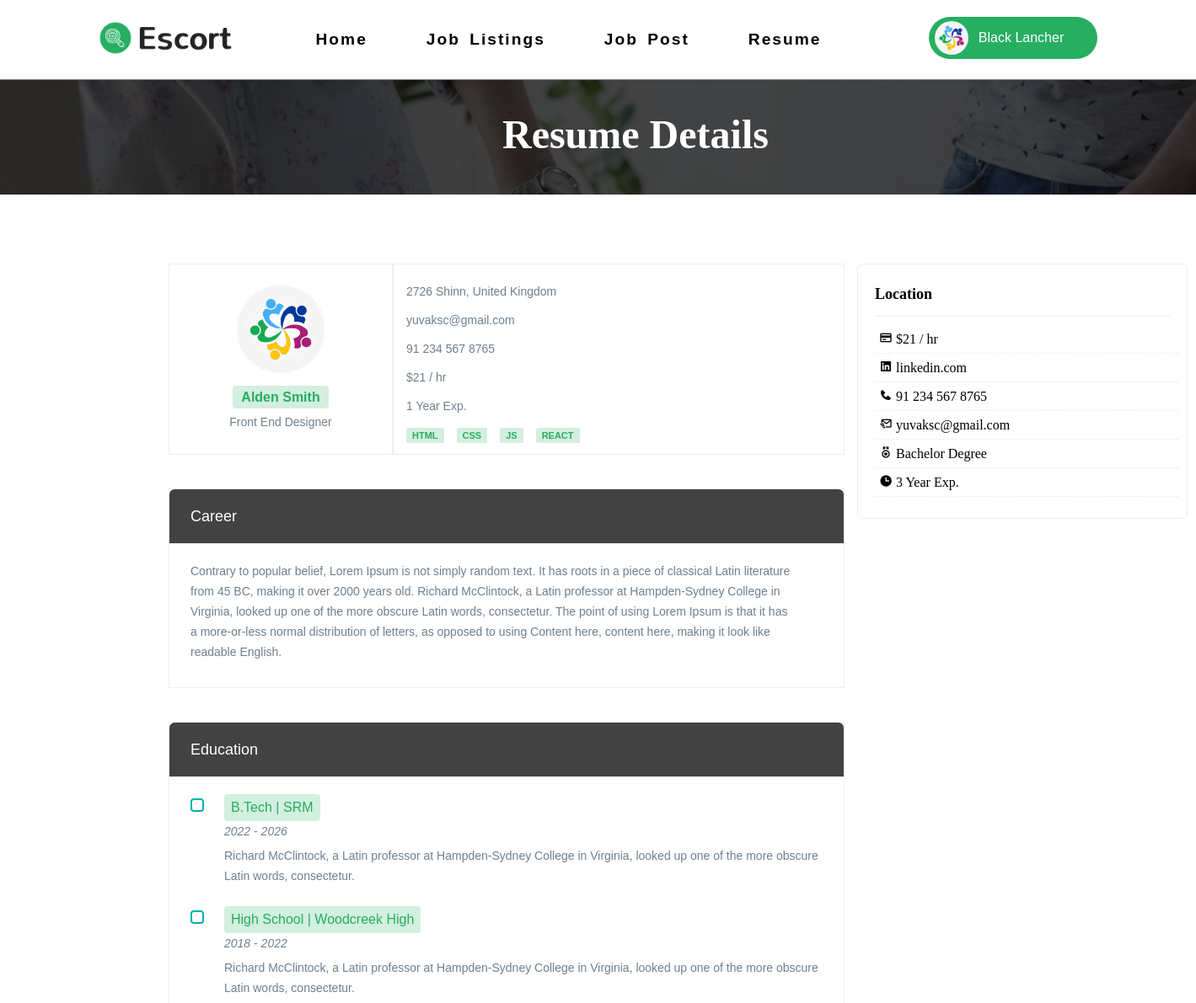
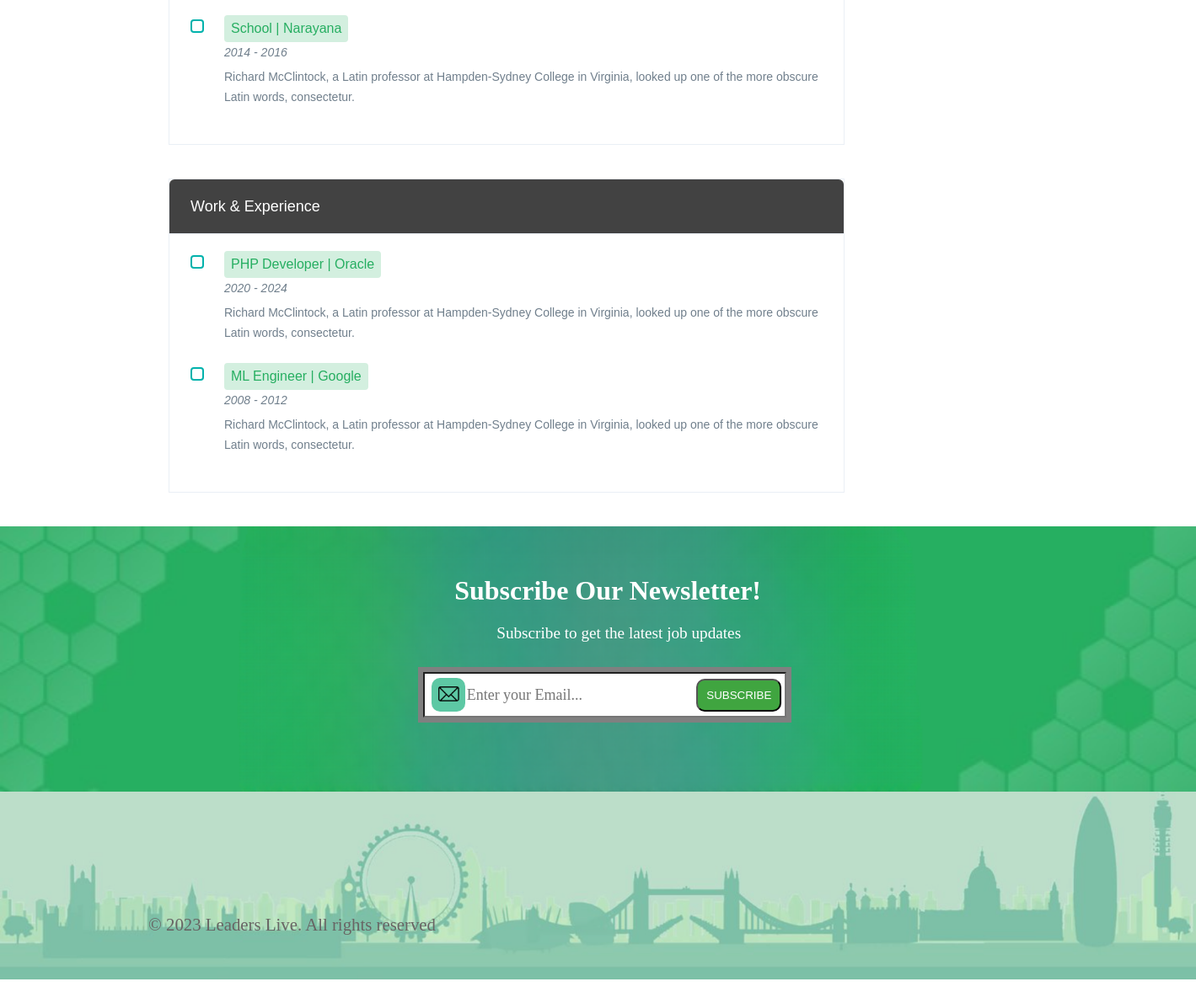
Page /webProj/resume-detail.php (signed in) on the committed database (2 pictures, top to bottom).
### tables this page shows
CREATE TABLE `user_form` (
  `id` int(100) NOT NULL,
  `name` varchar(100) NOT NULL,
  `email` varchar(100) NOT NULL,
  `password` varchar(100) NOT NULL,
  `image` varchar(100) NOT NULL
);

CREATE TABLE `resume` (
  `EmployeeID` int(11) NOT NULL,
  `FirstName` varchar(50) DEFAULT NULL,
  `LastName` varchar(50) DEFAULT NULL,
  `Email` varchar(100) DEFAULT NULL,
  `Phone` varchar(20) DEFAULT NULL,
  `Designation` varchar(50) DEFAULT NULL,
  `Category` varchar(50) DEFAULT NULL,
  `Experience` int(11) DEFAULT NULL,
  `JobType` varchar(50) DEFAULT NULL,
  `ExpectPackage` varchar(50) DEFAULT NULL,
  `Skills` text DEFAULT NULL,
  `Career` text DEFAULT NULL,
  `Birth` date DEFAULT NULL,
  `Address` varchar(100) DEFAULT NULL,
  `City` varchar(50) DEFAULT NULL,
  `State` varchar(50) DEFAULT NULL,
  `Country` varchar(50) DEFAULT NULL,
  `ZipCode` varchar(20) DEFAULT NULL,
  `Facebook` varchar(100) DEFAULT NULL,
  `GooglePlus` varchar(100) DEFAULT NULL,
  `Twitter` varchar(100) DEFAULT NULL,
  `LinkedIn` varchar(100) DEFAULT NULL,
  `Pinterest` varchar(100) DEFAULT NULL,
  `Instagram` varchar(100) DEFAULT NULL,
  `userid` int(11) DEFAULT NULL
);

CREATE TABLE `education` (
  `EducationID` int(11) NOT NULL,
  `userid` int(11) DEFAULT NULL,
  `Degree` varchar(100) DEFAULT NULL,
  `Description` varchar(400) DEFAULT NULL,
  `DateFrom` int(11) DEFAULT NULL,
  `DateTo` int(11) DEFAULT NULL
);

CREATE TABLE `workexperience` (
  `ExperienceID` int(11) NOT NULL,
  `userid` int(11) DEFAULT NULL,
  `Designation` varchar(100) DEFAULT NULL,
  `Description` text DEFAULT NULL,
  `DateFrom` int(11) DEFAULT NULL,
  `DateTo` int(11) DEFAULT NULL
);

### webProj/resume-detail.php (the view, shortened to what this page needs)
<?php
include 'login/config.php';
$user_id = $_SESSION['user_id'];
$select = mysqli_query($conn, "SELECT * FROM user_form WHERE id = '$user_id'") or die('query failed');
if(mysqli_num_rows($select) > 0){
  $row1 = mysqli_fetch_assoc($select);
}
$sel = mysqli_query($conn, "SELECT * FROM resume WHERE userid = '$user_id'") or die('query failed');
if(mysqli_num_rows($sel) > 0){
  $res = mysqli_fetch_assoc($sel);
}
?>
<!DOCTYPE html>
<html lang="en">
<head>
    <link rel="stylesheet" href="./css/headfoot.css">
    <link rel="stylesheet" href="./css/resume-detail.css">
    <link href='https://unpkg.com/boxicons@2.1.4/css/boxicons.min.css' rel='stylesheet'>
</head>
<body>
    <header>
        <nav class="header-navbar header-navbar-active">
            <div class="header-container">
            <a href="#" class="header-logo">
                <img id='header-main-logo' src="./assets/images/logo-dark.png" alt="Logo">
            </a>
            <ul class="header-nav-links">
              <li><a class="header-a" href="test.php">Home</a></li>
              <li><a class="header-a" href="job-search.php">Job Listings</a></li>
              <li><a class="header-a" href="post-job.php">Job Post</a></li>
              <li><a class="header-a" href="resume-detail.php">Resume</a></li>
            </ul>
            <div class="auth-buttons">
              <a class="btn-signup" data-toggle="dropdown" href="signup.html" previewlistener="true">
                <img src="./login/uploaded_img/<?php echo $row1['image'] ?>" class="img-responsive img-circle" alt="">
                <p class="b"><?php echo $row1['name'] ?></p>
              </a>
            </div>
            </div>
        </nav>
    </header>
    <div>
        <img id='top-img' src="./assets/images/top.png">
        <h1 class="top-text">Resume Details</h1>
    </div>
    <br><br><br><br><br><br><br>
    <div class="left-matter">
            <div class="row">
                <div class="box-img"> <img src="login/uploaded_img/<?php echo $row1['image'] ?>" class="img-circle" alt="">
                <h4 class="meg-0">Alden Smith</h4><br>
                <span>Front End Designer</span>
                </div>
                <div class="user_job_detail">
                  <div class="mrg"> <i class="ti-loc"></i><?php echo $res['Address'] ?>, <?php echo $res['Country'] ?> </div>
                  <div class="mrg"> <i class="ti-email"></i><?php echo $res['Email'] ?></div>
                  <div class="mrg"> <i class="ti-mobile"></i><?php echo $res['Phone'] ?> </div>
                  <div class="mrg"> <i class="ti-cred"></i><?php echo $res['ExpectPackage'] ?></div>
                  <div class="mrg"> <i class="ti-shield"></i><?php echo $res['Experience'] ?> Year Exp. </div>
                  <div class="mrg">
                    <?php
                        $skills = $res['Skills'];
                        $skillsPoints = explode(',', $skills);
                        foreach ($skillsPoints as $point) {
                            $point = trim($point);
                            if (!empty($point)) {
                                echo '<span class="skill-tag">' . $point . '</span>';
                            }
                        }
                      ?>
                  </div>
                </div>
            </div>
    <div class="row">
        <div class="detail-wrapper-header">
          <h4>Career</h4>
        </div>
        <div class="detail-wrapper-body">
          <?php echo '<p>' . $res['Career'] . '</p>'?>
          </div>
    </div>
    <div class="row">
        <div class="detail-wrapper-header">
          <h4>Education</h4>
        </div>
        <div class="detail-wrapper-body">
          <?php
            $sel2 = mysqli_query($conn, "SELECT * FROM education WHERE userid = '$user_id'") or die('query failed');
            if(mysqli_num_rows($sel2) > 0){
              while ($row = mysqli_fetch_assoc($sel2)) {
                $degreeName = $row['Degree'];
                $desc = $row['Description'];
                $dateFrom = $row['DateFrom'];
                $dateTo = $row['DateTo'];
                echo '<div class="edu-history-info"> <i></i>
                    <div class="detail-info">
                      <h3>' . $degreeName . '</h3>
                      <i>' . $dateFrom . ' - ' . $dateTo . '</i>
                      <p>' . $desc . '</p>
                    </div>
                  </div>';
              }
            }
            ?>
        </div>
      </div>
    <div class="row">
      <div class="detail-wrapper-header">
        <h4>Work &amp; Experience</h4>
      </div>
      <div class="detail-wrapper-body">
      <?php
        $sel3 = mysqli_query($conn, "SELECT * FROM workexperience WHERE userid = '$user_id'") or die('query failed');
        if(mysqli_num_rows($sel3) > 0){
          while ($row = mysqli_fetch_assoc($sel3)) {
            $desig = $row['Designation'];
            $desc = $row['Description'];
            $dateFrom = $row['DateFrom'];
            $dateTo = $row['DateTo'];
            echo '<div class="edu-history-info"> <i></i>
                <div class="detail-info">
                  <h3>' . $desig . '</h3>
                  <i>' . $dateFrom . ' - ' . $dateTo . '</i>
                  <p>' . $desc . '</p>
                </div>
              </div>';
          }
        }
        ?>
      </div>
    </div>
  </div>
    <div class="right-matter">
      <div>
        <div class="widget-boxed">
          <div class="widget-boxed-header">
            <h4><i class="ti-location"></i>Location</h4>
          </div>
          <div class="widget-boxed-body">
            <div class="side-list">
              <ul>
                <li><i class='bx bx-credit-card' ></i>   <?php echo $res['ExpectPackage'] ?></li>
                <li><i class='bx bxl-linkedin-square' ></i>   <?php echo $res['LinkedIn'] ?></li>
                <li><i class='bx bxs-phone' ></i>   <?php echo $res['Phone'] ?></li>
                <li><i class='bx bx-mail-send'></i>   <?php echo $res['Email'] ?></li>
                <li><i class='bx bx-medal' ></i>   </i>Bachelor Degree</li>
                <li><i class='bx bxs-time' ></i>   3 Year Exp.</li>
              </ul>
            </div>
          </div>
        </div>
      </div>
    </div>
    <footer>
      <div class="subscribe">
        <div class="sub">
          <h1>Subscribe Our Newsletter!</h1>
          <p>Subscribe to get the latest job updates</p>
        </div>
        <img id = 'fimg1' src="assets/images/footback_cleanup.png">
        <div class="subscription-form">
          <img id = 'fimg3' class="fimgs" src="assets/images/mailimg.png">
          <input id='eml' type="email" placeholder="Enter your Email...">
          <button type="submit">SUBSCRIBE</button>
        </div>
      </div>
      <div class="foot">
        <img id = 'fimg2' class="fimgs" src="assets/images/footimg.png">
        <div class="foot-text fimgs">
          <p>© 2023 Leaders Live. All rights reserved</p>
        </div>
      </div>
    </footer>
</body>
</html>

### webProj/css/headfoot.css (style rules this page uses)
header { position: fixed; top: 0; width: 100%; z-index: 1000; }
.header-navbar { display: flex; padding: 20px; background-color: transparent; }
.header-container { display: flex; justify-content: space-around; align-items: center; width: 90%; margin: auto; }
.header-navbar .header-logo img { height: 40px; }
.header-nav-links { display: flex; list-style: none; }
.header-a { font-size: 1.2rem; letter-spacing: 2px; word-spacing: 4px; }
.header-nav-links li { margin-right: 70px; }
.header-navbar-active { background-color: white; transition: background-color 0.3s ease-in-out, border-color 0.2s ease; border-bottom: 1px solid rgb(135, 127, 127); }
.header-nav-links a { color: rgb(0, 0, 0); text-decoration: none; font-weight: bold; font-family: sans-serif; }
#fimg1 { margin-left:0%; width: 100%; height: auto; display: block; }
footer { color: white; padding: 0px; left: 0; bottom: 0; margin-bottom: 0; width: 100%; }
.subscription-form { display: flex; align-items: center; width: 30%; margin-left: 35%; margin-top: -10%; border-radius: 10%; padding-left: 5px; }
#eml { width: 100%; height: 50px; box-shadow: 0px 0px 0px 6px hsl(0, 0%, 50%); }
.sub { margin-left: 38%; bottom: 70px; position: absolute; }
.sub p { margin-left: 50px; font-size: 1.2rem; font-family: Montserrat; }
.subscription-form button { background-color: #40a540; border-radius: 10px; color: white; padding: 10px 10px; margin-left: -25%; cursor: pointer; }
.subscription-form input { padding: 0px 50px; font-size: large; font-family: Verdana }
.subscribe { position: relative; }
#fimg3 { position: absolute; width: 2.5rem; border-radius: 10px; margin-left: 10px; }
#fimg2 { margin-left:0%; margin-top: 4%; width: 100%; display: block; }
.foot-text { transform: translate(10%, -300%); margin-bottom: 0; font-size: 1.3rem; color: #686464; margin-top: 7%; margin-left: 10%; position: absolute; }
.sub h1 { position: relative; }
.btn-signup { -webkit-text-size-adjust: 100%; -webkit-tap-highlight-color: rgba(0,0,0,0); list-style: none; box-sizing: border-box; outline: none; text-decoration: none; transition: all 0.3s ease-in-out; position: relative; line-height: 20px; display: block; font-weight: 500; font-size: 14px; font-family: 'Montserrat', sans-serif; text-transform: capitalize; background: #26ae61; color: #ffffff !important; border-radius: 50px; text-align: center; width: 100%; border: 0; background-color: #26ae61 !important; padding: 5px; padding-bottom: 0%; width:200px; font-size: 20px; height: 50px; }
.btn-signup img { -webkit-text-size-adjust: 100%; -webkit-tap-highlight-color: rgba(0,0,0,0); list-style: none; line-height: 20px; font-weight: 500; font-size: 14px; font-family: 'Montserrat', sans-serif; text-transform: capitalize; color: #ffffff !important; text-align: center; box-sizing: border-box; border: 0; display: block; border-radius: 50%; float: left; position: relative; top: -4px; margin-right: 5px; object-fit: cover; width: 40px; height: 40px; margin-left: 2px; margin-top: 4px; }
.b { margin: 10px 27px; font-size: 16px; }

### rows in the picture
user_form: image (picture), name "Black Lancher"
resume: Address "2726 Shinn", Country "United Kingdom", Email "yuvaksc@gmail.com", Phone "91 234 567 8765", ExpectPackage "$21 / hr", Experience "1", Skills "HTML", Skills "CSS", Skills "JS", Skills "REACT", Career "Contrary to popular belief, Lorem Ipsum is not simply random text. It has roots in a piece of classical Latin literature from 45 BC, making it over 2000 years old. Richard McClintock, a Latin professor at Hampden-Sydney College in Virginia, looked up one of the more obscure Latin words, consectetur. The point of using Lorem Ipsum is that it has a more-or-less normal distribution of letters, as opposed to using Content here, content here, making it look like readable English.", LinkedIn "linkedin.com"
education: Degree "B.Tech | SRM", DateFrom "2022", DateTo "2026", Description "Richard McClintock, a Latin professor at Hampden-Sydney College in Virginia, looked up one of the more obscure Latin words, consectetur."
education: Degree "High School | Woodcreek High", DateFrom "2018", DateTo "2022", Description "Richard McClintock, a Latin professor at Hampden-Sydney College in Virginia, looked up one of the more obscure Latin words, consectetur."
education: Degree "School | Narayana", DateFrom "2014", DateTo "2016", Description "Richard McClintock, a Latin professor at Hampden-Sydney College in Virginia, looked up one of the more obscure Latin words, consectetur."
workexperience: Designation "PHP Developer | Oracle", DateFrom "2020", DateTo "2024", Description "Richard McClintock, a Latin professor at Hampden-Sydney College in Virginia, looked up one of the more obscure Latin words, consectetur."
workexperience: Designation "ML Engineer | Google", DateFrom "2008", DateTo "2012", Description "Richard McClintock, a Latin professor at Hampden-Sydney College in Virginia, looked up one of the more obscure Latin words, consectetur."
